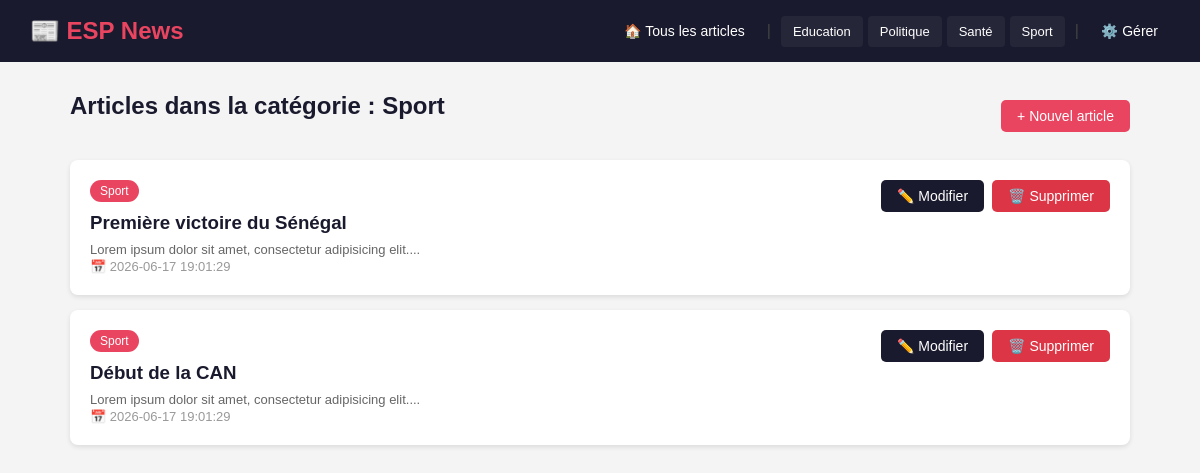
The page /by_categorie.php?id=1 on the database as committed earlier.
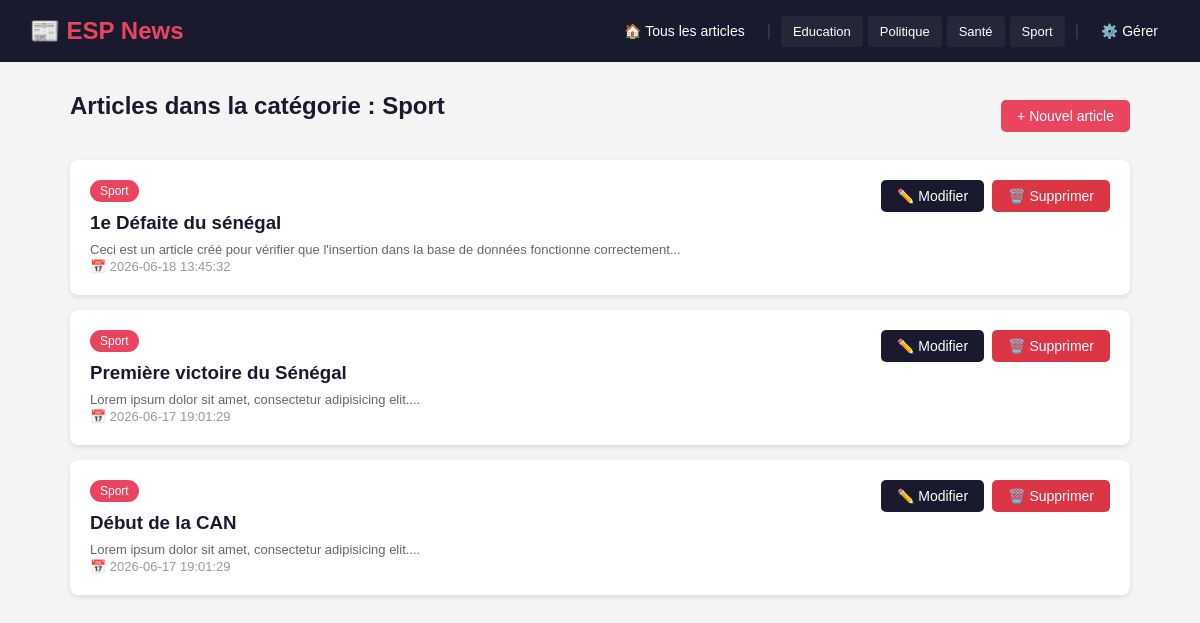
The same page on the database as committed later.
### tables this page shows
CREATE TABLE Categorie (
                id INTEGER PRIMARY KEY AUTOINCREMENT,
                libelle VARCHAR(20)
            );

CREATE TABLE Article (
                id INTEGER PRIMARY KEY AUTOINCREMENT,
                titre VARCHAR(255),
                contenu TEXT,
                dateCreation DATETIME DEFAULT CURRENT_TIMESTAMP,
                dateModification DATETIME DEFAULT CURRENT_TIMESTAMP,
                categorie INTEGER,
                FOREIGN KEY (categorie) REFERENCES Categorie(id)
            );

### public/by_categorie.php (the view)
<?php
require_once __DIR__ . '/../includes/header.php';
$id = $_GET['id'] ?? 0;
$stmt = $pdo->prepare("SELECT * FROM Categorie WHERE id = ?");
$stmt->execute([$id]);
$categorie = $stmt->fetch();
$titre_categorie = $categorie ? $categorie['libelle'] : 'Catégorie';
$stmt = $pdo->prepare("
    SELECT a.*, c.libelle as categorie_libelle
    FROM Article a
    LEFT JOIN Categorie c ON a.categorie = c.id
    WHERE a.categorie = ?
    ORDER BY a.dateCreation DESC
");
$stmt->execute([$id]);
$articles = $stmt->fetchAll();
?>
<div style="display:flex; justify-content:space-between; align-items:center; margin-bottom:20px;">
    <h2>Articles dans la catégorie : <?= htmlspecialchars($titre_categorie) ?></h2>
    <a href="article_create.php" class="btn btn-primary">+ Nouvel article</a>
</div>
<?php if (empty($articles)): ?>
    <div class="card">
        <p>Aucun article dans cette catégorie.</p>
        <a href="index.php" class="btn btn-secondary" style="margin-top:10px;">Voir tous les articles</a>
    </div>
<?php else: ?>
    <?php foreach ($articles as $article): ?>
        <div class="card">
            <div style="display:flex; justify-content:space-between; align-items:start; flex-wrap:wrap;">
                <div>
                    <span class="badge"><?= htmlspecialchars($article['categorie_libelle']) ?></span>
                    <h3 style="margin-top:10px;">
                        <a href="article_detail.php?id=<?= $article['id'] ?>" style="color:#1a1a2e; text-decoration:none;">
                            <?= htmlspecialchars($article['titre']) ?>
                        </a>
                    </h3>
                    <p style="color:#666; margin-top:8px; font-size:13px;">
                        <?= htmlspecialchars(substr($article['contenu'], 0, 120)) ?>...
                    </p>
                    <small class="meta">📅 <?= $article['dateCreation'] ?></small>
                </div>
                <div class="actions">
                    <a href="article_edit.php?id=<?= $article['id'] ?>" class="btn btn-secondary">✏️ Modifier</a>
                    <a href="article_delete.php?id=<?= $article['id'] ?>" class="btn btn-danger" onclick="return confirm('Supprimer cet article ?')">🗑️ Supprimer</a>
                </div>
            </div>
        </div>
    <?php endforeach; ?>
<?php endif; ?>
<?php require_once __DIR__ . '/../includes/footer.php'; ?>

### includes/header.php (shortened to what this page needs)
<?php
$pdo = getDb();
$categories = $pdo->query("SELECT * FROM Categorie ORDER BY libelle")->fetchAll();
?>
<!DOCTYPE html>
<html lang="fr">
<head>
</head>
<body>
    <nav>
        <h1>📰 ESP News</h1>
        <div class="nav-links">
            <a href="index.php">🏠 Tous les articles</a>
            <?php if (!empty($categories)): ?>
                <span class="separator">|</span>
                <?php foreach ($categories as $cat): ?>
                    <a href="by_categorie.php?id=<?= $cat['id'] ?>" class="category-link">
                        <?= htmlspecialchars($cat['libelle']) ?>
                    </a>
                <?php endforeach; ?>
            <?php endif; ?>
            <span class="separator">|</span>
            <a href="categories.php">⚙️ Gérer</a>
        </div>
    </nav>
    <div class="container">

Rows that differ between the two databases and show on the page:
added article: categorie.libelle "Sport", titre "1e Défaite du sénégal", contenu "Ceci est un article créé pour vérifier que l'insertion dans la base de données fonctionne correctement", dateCreation "2026-06-18 13:45:32"
